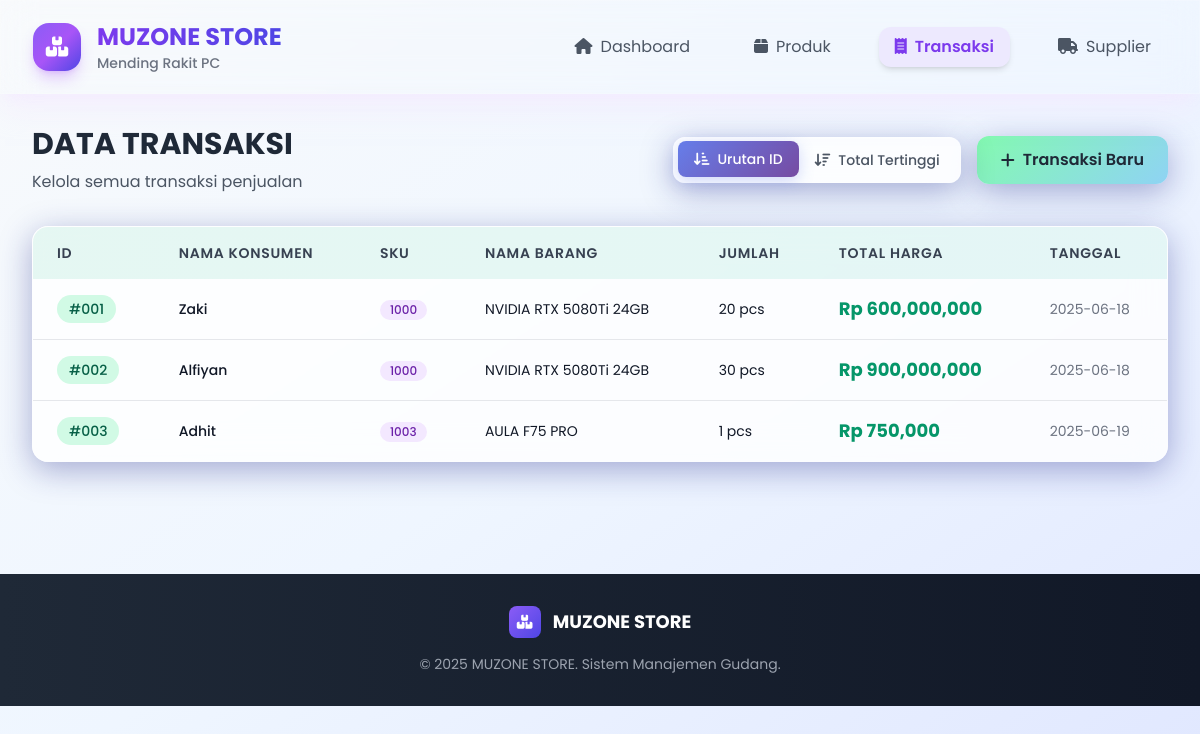
The app's page /transaksi with its own data.
### tables this page shows
CREATE TABLE transaksi (
    id INTEGER PRIMARY KEY AUTOINCREMENT,
    nama_konsumen TEXT NOT NULL,
    sku TEXT NOT NULL,
    nama_produk TEXT NOT NULL,
    jumlah INTEGER NOT NULL,
    subtotal REAL NOT NULL,
    tanggal TIMESTAMP DEFAULT CURRENT_TIMESTAMP,
    FOREIGN KEY (sku) REFERENCES produk (sku),
    FOREIGN KEY (nama_produk) REFERENCES produk (nama_produk)
);

### app.py (the view)
@app.route('/transaksi', methods=['GET', 'POST'])
def transaksi():
    if request.method == 'POST':
        nama_konsumen = request.form['nama_konsumen']
        sku = request.form['sku']
        jumlah = int(request.form['jumlah'])
        pesan_transaksi = input_transaksi(nama_konsumen, sku, jumlah)
        flash(pesan_transaksi)
    semua_transaksi = lihat_transaksi()
    transaksi_subtotal = lihat_transaksi_subtotal()
    return render_template('transaksi.html', semua_transaksi=semua_transaksi, transaksi_subtotal=transaksi_subtotal)

### modules/transaksi.py (called while the page is built)
def lihat_transaksi():
    cur.execute('''SELECT * FROM transaksi ORDER BY id''')
    return cur.fetchall()

def lihat_transaksi_subtotal():
    cur.execute('''SELECT * FROM transaksi ORDER BY subtotal DESC''')
    return cur.fetchall()

### templates/transaksi.html (shortened to what this page needs)
<!DOCTYPE html>
<html lang="id">
<head>
    <script src="https://cdn.tailwindcss.com"></script>
    <link rel="stylesheet" href="https://cdnjs.cloudflare.com/ajax/libs/font-awesome/6.4.0/css/all.min.css">
    <link rel="stylesheet" href="{{ url_for('static', filename='css/transaksi.css') }}">
</head>
<body onload="toggleSort('default')" class="bg-gradient-to-br from-slate-50 via-blue-50 to-indigo-100 min-h-screen" >
    <div class="glass-effect shadow-xl shadow-purple-100/50 sticky top-0 z-40 border-b border-white/20">
        <div class="max-w-7xl mx-auto px-4 sm:px-6 lg:px-8">
            <div class="flex justify-between items-center py-5">
                <div class="flex items-center space-x-4 ">
                    <div class="w-12 h-12 bg-gradient-to-br from-violet-500 via-purple-500 to-indigo-600 rounded-2xl flex items-center justify-center shadow-lg shadow-purple-500/30">
                        <i class="fas fa-boxes text-white text-xl"></i>
                    </div>
                    <div>
                        <h1 class="text-2xl font-bold bg-gradient-to-r from-violet-600 to-indigo-600 bg-clip-text text-transparent">MUZONE STORE</h1>
                        <p class="text-sm text-gray-500 font-medium">Mending Rakit PC</p>
                    </div>
                </div>
                <nav class="flex space-x-8  ">
                    <a href="/" class="text-gray-600 hover:text-violet-600 px-4 py-2 rounded-xl hover:bg-violet-50 transition-all duration-300 transform hover:scale-105">
                        <i class="fas fa-home mr-2"></i>Dashboard
                    </a>
                    <a href="/produk" class="text-gray-600 hover:text-violet-600 px-4 py-2 rounded-xl hover:bg-violet-50 transition-all duration-300 transform hover:scale-105">
                        <i class="fas fa-box mr-2"></i>Produk
                    </a>
                    <a href="/transaksi" class="text-violet-600 font-semibold px-4 py-2 rounded-xl bg-violet-100 shadow-md transform hover:scale-105 transition-all duration-300">
                        <i class="fas fa-receipt mr-2"></i>Transaksi
                    </a>
                    <a href="/supplier" class="text-gray-600 hover:text-violet-600 px-4 py-2 rounded-xl hover:bg-violet-50 transition-all duration-300 transform hover:scale-105">
                        <i class="fas fa-truck mr-2"></i>Supplier
                    </a>
                </nav>
            </div>
        </div>
    </div>
    <div class="max-w-7xl mx-auto px-4 sm:px-6 lg:px-8 py-8">
        <div class="flex justify-between items-center mb-8">
            <div>
                <h2 class="text-3xl font-bold text-gray-800 mb-2">DATA TRANSAKSI</h2>
                <p class="text-gray-600">Kelola semua transaksi penjualan</p>
            </div>
            {% if semua_transaksi | length != 0%}
            <div class="flex items-center space-x-4">
                <div class="flex bg-white/80 glass-effect rounded-xl p-1 soft-shadow">
                    <button id="defaultSortBtn" onclick="toggleSort('default')" class="toggle-btn active px-4 py-2 rounded-lg text-sm font-medium">
                        <i class="fas fa-sort-amount-down-alt mr-2"></i>Urutan ID
                    </button>
                    <button id="subtotalSortBtn" onclick="toggleSort('subtotal')" class="toggle-btn px-4 py-2 rounded-lg text-sm font-medium text-gray-600">
                        <i class="fas fa-sort-amount-down mr-2"></i>Total Tertinggi
                    </button>
                </div>
                <button onclick="openTransaksiPopUp()" class="btn-success text-gray-800 px-6 py-3 rounded-xl font-semibold flex items-center space-x-2 soft-shadow">
                    <i class="fas fa-plus"></i>
                    <span>Transaksi Baru</span>
                </button>
            </div>
            {% endif %}
        </div>
        <div>
            {% if semua_transaksi | length != 0%}
            <div id="defaultSort" class="bg-white/80 glass-effect hidden rounded-2xl soft-shadow overflow-hidden">
                <div class="overflow-x-auto">
                    <table class="w-full">
                        <thead class="bg-gradient-to-r from-emerald-500/10 to-teal-500/10">
                            <tr>
                                <th class="px-6 py-4 text-left text-sm font-semibold text-gray-700 uppercase tracking-wider">ID</th>
                                <th class="px-6 py-4 text-left text-sm font-semibold text-gray-700 uppercase tracking-wider">Nama Konsumen</th>
                                <th class="px-6 py-4 text-left text-sm font-semibold text-gray-700 uppercase tracking-wider">SKU</th>
                                <th class="px-6 py-4 text-left text-sm font-semibold text-gray-700 uppercase tracking-wider">Nama Barang</th>
                                <th class="px-6 py-4 text-left text-sm font-semibold text-gray-700 uppercase tracking-wider">Jumlah</th>
                                <th class="px-6 py-4 text-left text-sm font-semibold text-gray-700 uppercase tracking-wider">Total Harga</th>
                                <th class="px-6 py-4 text-left text-sm font-semibold text-gray-700 uppercase tracking-wider">Tanggal</th>
                            </tr>
                        </thead>
                        <tbody id="transactionTableBody" class="divide-y divide-gray-200">
                            {% for transaksi in semua_transaksi %}
                            <tr class="table-row">
                                <td class="px-6 py-4 whitespace-nowrap">
                                    <span class="inline-flex items-center px-3 py-1 rounded-full text-sm font-medium bg-emerald-100 text-emerald-800">#{{ "%03d"|format(transaksi[0]) }}</span>
                                </td>
                                <td class="px-6 py-4 whitespace-nowrap text-sm text-gray-900 font-medium">{{ transaksi[1] }}</td>
                                <td class="px-6 py-4 whitespace-nowrap">
                                    <span class="inline-flex items-center px-2.5 py-0.5 rounded-full text-xs font-medium bg-purple-100 text-purple-800">{{ transaksi[2] }}</span>
                                </td>
                                <td class="px-6 py-4 whitespace-nowrap text-sm text-gray-900">{{ transaksi[3] if transaksi[3] else '-' }}</td>
                                <td class="px-6 py-4 whitespace-nowrap text-sm text-gray-900">{{ transaksi[4] }} pcs</td>
                                <td class="px-6 py-4 whitespace-nowrap">
                                    <span class="text-lg font-bold text-emerald-600">Rp {{ "{:,.0f}".format(transaksi[5]) }}</span>
                                </td>
                                <td class="px-6 py-4 whitespace-nowrap text-sm text-gray-500">{{ transaksi[6][:10] if transaksi[6] else '-' }}</td>
                            </tr>
                            {% endfor %}
                        </tbody>
                    </table>
                </div>
            </div>
            {% endif %}
        </div>
    </div>
    <footer class="mt-20 bg-gradient-to-r from-gray-800 to-gray-900 text-white">
        <div class="max-w-7xl mx-auto px-4 sm:px-6 lg:px-8 py-8">
            <div class="text-center">
                <div class="flex items-center justify-center space-x-3 mb-4">
                    <div class="w-8 h-8 bg-gradient-to-br from-violet-500 to-indigo-600 rounded-lg flex items-center justify-center">
                        <i class="fas fa-boxes text-white text-sm"></i>
                    </div>
                    <h3 class="text-lg font-bold">MUZONE STORE</h3>
                </div>
                <p class="text-gray-400 text-sm">© 2025 MUZONE STORE. Sistem Manajemen Gudang.</p>
            </div>
        </div>
</body>
</html>

### static/css/transaksi.css (style rules this page uses)
body { font-family: 'Poppins', sans-serif; }
.glass-effect { backdrop-filter: blur(16px); -webkit-backdrop-filter: blur(16px); border: 1px solid rgba(255, 255, 255, 0.18); }
.soft-shadow { box-shadow: 0 8px 32px 0 rgba(31, 38, 135, 0.37); }
.btn-success { background: linear-gradient(135deg, #84fab0 0%, #8fd3f4 100%); transition: all 0.3s ease; }
.toggle-btn { transition: all 0.3s ease; }
.toggle-btn.active { background: linear-gradient(135deg, #667eea 0%, #764ba2 100%); color: white; transform: translateY(-1px); box-shadow: 0 4px 15px rgba(102, 126, 234, 0.3); }

### records on screen
transaksi: id "001", subtotal "600,000,000"
transaksi: id "002", subtotal "900,000,000"
transaksi: id "003", subtotal "750,000"
